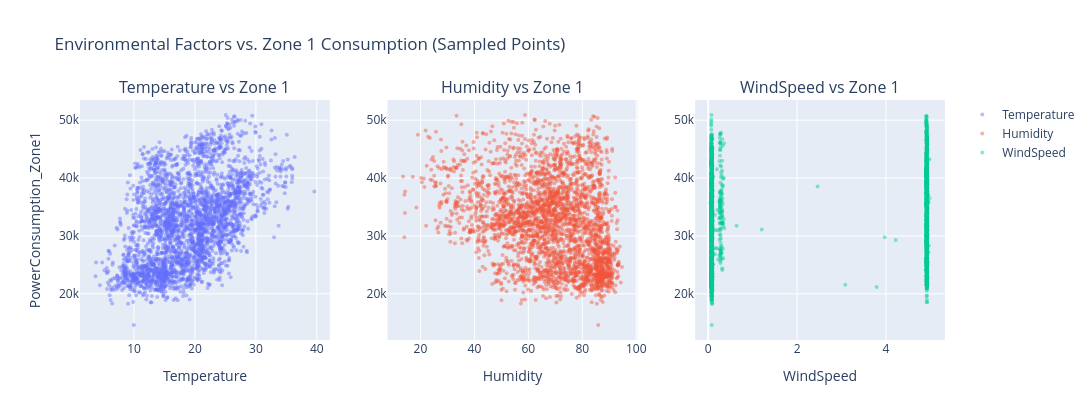
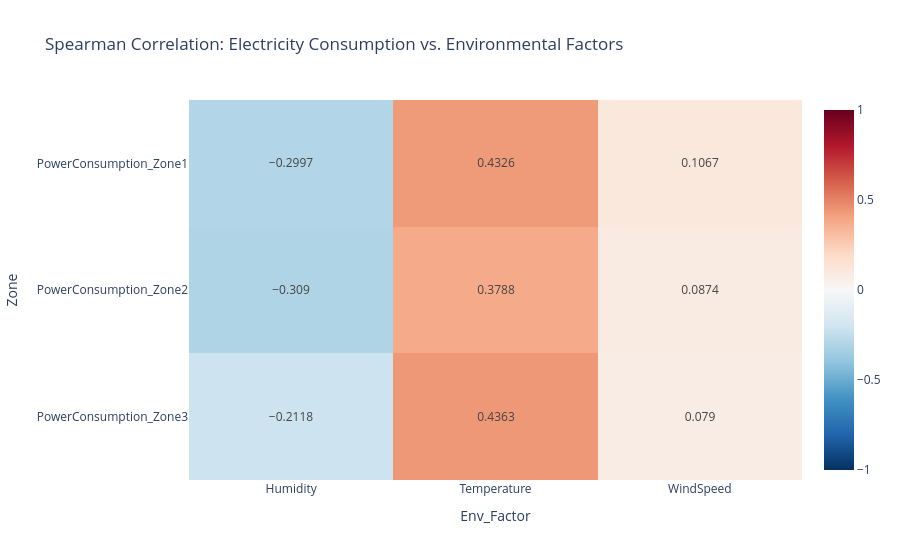

Write notebook code for charts like these, in order.
### Code cell
import pandas as pd
from scipy.stats import spearmanr, pearsonr
import plotly.express as px
import plotly.graph_objects as go
from plotly.subplots import make_subplots

zones = ['PowerConsumption_Zone1', 'PowerConsumption_Zone2', 'PowerConsumption_Zone3']
env_vars = ['Temperature', 'Humidity', 'WindSpeed']

# 1. Spearman & Pearson correlation tests with SciPy
rows = []
for z in zones:
    for v in env_vars:
        sp_corr, sp_p = spearmanr(df[z], df[v])
        pe_corr, pe_p = pearsonr(df[z], df[v])
        rows.append({
            'Zone': z,
            'Env_Factor': v,
            'Spearman_r': round(sp_corr, 4),
            'Spearman_p': sp_p,
            'Pearson_r': round(pe_corr, 4),
            'Pearson_p': pe_p
        })

corr_df = pd.DataFrame(rows)
display(corr_df)

# 2. Interactive scatter/sample plot with Plotly (sampled for fast browser rendering)
sample_df = df.sample(n=min(3000, len(df)), random_state=42)

fig = make_subplots(
    rows=1, cols=3,
    subplot_titles=[f"{v} vs Zone 1" for v in env_vars]
)

for idx, v in enumerate(env_vars, start=1):
    fig.add_trace(
        go.Scatter(
            x=sample_df[v],
            y=sample_df['PowerConsumption_Zone1'],
            mode='markers',
            marker=dict(size=4, opacity=0.45),
            name=v
        ),
        row=1, col=idx
    )
    fig.update_xaxes(title_text=v, row=1, col=idx)

fig.update_yaxes(title_text='PowerConsumption_Zone1', row=1, col=1)
fig.update_layout(
    height=420, width=1150,
    title_text='Environmental Factors vs. Zone 1 Consumption (Sampled Points)'
)
fig.show()

# 3. Interactive Spearman correlation heatmap across zones & weather variables
heatmap_matrix = corr_df.pivot(index='Zone', columns='Env_Factor', values='Spearman_r')
fig_hm = px.imshow(
    heatmap_matrix,
    text_auto=True,
    aspect='auto',
    color_continuous_scale='RdBu_r',
    zmin=-1, zmax=1,
    title='Spearman Correlation: Electricity Consumption vs. Environmental Factors'
)
fig_hm.show()

### Figure 1 — Plotly figure (JSON) as saved in the notebook; plotly's stock layout.template omitted (floating-point values rounded to 4 significant figures; data arrays with more than 128 entries replaced by an {"elided": "..."} marker saying what was removed)
{"data": [{"marker": {"opacity": 0.45, "size": 4}, "mode": "markers", "name": "Temperature", "type": "scatter", "x": {"elided": "3000 float values"}, "xaxis": "x", "y": {"elided": "3000 float values"}, "yaxis": "y"}, {"marker": {"opacity": 0.45, "size": 4}, "mode": "markers", "name": "Humidity", "type": "scatter", "x": {"elided": "3000 float values"}, "xaxis": "x2", "y": {"elided": "3000 float values"}, "yaxis": "y2"}, {"marker": {"opacity": 0.45, "size": 4}, "mode": "markers", "name": "WindSpeed", "type": "scatter", "x": {"elided": "3000 float values"}, "xaxis": "x3", "y": {"elided": "3000 float values"}, "yaxis": "y3"}], "layout": {"annotations": [{"font": {"size": 16}, "showarrow": false, "text": "Temperature vs Zone 1", "x": 0.1444, "xanchor": "center", "xref": "paper", "y": 1, "yanchor": "bottom", "yref": "paper"}, {"font": {"size": 16}, "showarrow": false, "text": "Humidity vs Zone 1", "x": 0.5, "xanchor": "center", "xref": "paper", "y": 1, "yanchor": "bottom", "yref": "paper"}, {"font": {"size": 16}, "showarrow": false, "text": "WindSpeed vs Zone 1", "x": 0.8556, "xanchor": "center", "xref": "paper", "y": 1, "yanchor": "bottom", "yref": "paper"}], "height": 420, "title": {"text": "Environmental Factors vs. Zone 1 Consumption (Sampled Points)"}, "width": 1150, "xaxis": {"anchor": "y", "domain": [0, 0.2889], "title": {"text": "Temperature"}}, "xaxis2": {"anchor": "y2", "domain": [0.3556, 0.6444], "title": {"text": "Humidity"}}, "xaxis3": {"anchor": "y3", "domain": [0.7111, 1], "title": {"text": "WindSpeed"}}, "yaxis": {"anchor": "x", "domain": [0, 1], "title": {"text": "PowerConsumption_Zone1"}}, "yaxis2": {"anchor": "x2", "domain": [0, 1]}, "yaxis3": {"anchor": "x3", "domain": [0, 1]}}}

### Figure 2 — Plotly figure (JSON) as saved in the notebook; plotly's stock layout.template omitted (floating-point values rounded to 4 significant figures)
{"data": [{"coloraxis": "coloraxis", "hovertemplate": "Env_Factor: %{x}<br>Zone: %{y}<br>color: %{z}<extra></extra>", "name": "0", "texttemplate": "%{z}", "type": "heatmap", "x": ["Humidity", "Temperature", "WindSpeed"], "xaxis": "x", "y": ["PowerConsumption_Zone1", "PowerConsumption_Zone2", "PowerConsumption_Zone3"], "yaxis": "y", "z": [[-0.2997, 0.4326, 0.1067], [-0.309, 0.3788, 0.0874], [-0.2118, 0.4363, 0.079]]}], "layout": {"coloraxis": {"cmax": 1, "cmin": -1, "colorscale": [[0, "rgb(5,48,97)"], [0.1, "rgb(33,102,172)"], [0.2, "rgb(67,147,195)"], [0.3, "rgb(146,197,222)"], [0.4, "rgb(209,229,240)"], [0.5, "rgb(247,247,247)"], [0.6, "rgb(253,219,199)"], [0.7, "rgb(244,165,130)"], [0.8, "rgb(214,96,77)"], [0.9, "rgb(178,24,43)"], [1, "rgb(103,0,31)"]]}, "title": {"text": "Spearman Correlation: Electricity Consumption vs. Environmental Factors"}, "xaxis": {"anchor": "y", "domain": [0, 1], "title": {"text": "Env_Factor"}}, "yaxis": {"anchor": "x", "autorange": "reversed", "domain": [0, 1], "title": {"text": "Zone"}}}}
